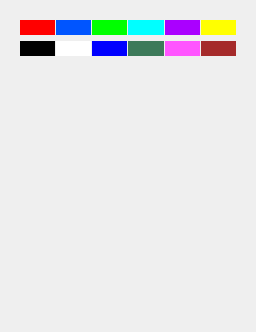
          <widget class="QWidget" name="page_color">
           <property name="geometry">
            <rect>
             <x>0</x>
             <y>0</y>
             <width>256</width>
             <height>332</height>
            </rect>
           </property>
           <property name="sizePolicy">
            <sizepolicy hsizetype="MinimumExpanding" vsizetype="MinimumExpanding">
             <horstretch>0</horstretch>
             <verstretch>1</verstretch>
            </sizepolicy>
           </property>
           <attribute name="label">
            <string>Color Picker</string>
           </attribute>
           <layout class="QVBoxLayout" name="verticalLayout_11">
            <item>
             <widget class="QWidget" name="colorGrp" native="true">
              <property name="sizePolicy">
               <sizepolicy hsizetype="Preferred" vsizetype="Maximum">
                <horstretch>0</horstretch>
                <verstretch>11</verstretch>
               </sizepolicy>
              </property>
              <property name="minimumSize">
               <size>
                <width>0</width>
                <height>20</height>
               </size>
              </property>
              <layout class="QGridLayout" name="gridLayout_3">
               <property name="bottomMargin">
                <number>9</number>
               </property>
               <property name="horizontalSpacing">
                <number>1</number>
               </property>
               <item row="0" column="4">
                <widget class="QPushButton" name="col_purple">
                 <property name="sizePolicy">
                  <sizepolicy hsizetype="Preferred" vsizetype="Fixed">
                   <horstretch>0</horstretch>
                   <verstretch>10</verstretch>
                  </sizepolicy>
                 </property>
                 <property name="minimumSize">
                  <size>
                   <width>0</width>
                   <height>15</height>
                  </size>
                 </property>
                 <property name="focusPolicy">
                  <enum>Qt::NoFocus</enum>
                 </property>
                 <property name="styleSheet">
                  <string notr="true">background-color: rgb(170, 0, 255);
border: 0px;</string>
                 </property>
                 <property name="text">
                  <string/>
                 </property>
                </widget>
               </item>
               <item row="0" column="5">
                <widget class="QPushButton" name="col_yellow">
                 <property name="sizePolicy">
                  <sizepolicy hsizetype="Preferred" vsizetype="Fixed">
                   <horstretch>0</horstretch>
                   <verstretch>10</verstretch>
                  </sizepolicy>
                 </property>
                 <property name="minimumSize">
                  <size>
                   <width>0</width>
                   <height>15</height>
                  </size>
                 </property>
                 <property name="focusPolicy">
                  <enum>Qt::NoFocus</enum>
                 </property>
                 <property name="styleSheet">
                  <string notr="true">background-color: rgb(255, 255, 0);
border: 0px;</string>
                 </property>
                 <property name="text">
                  <string/>
                 </property>
                </widget>
               </item>
               <item row="0" column="3">
                <widget class="QPushButton" name="col_cyan">
                 <property name="sizePolicy">
                  <sizepolicy hsizetype="Preferred" vsizetype="Fixed">
                   <horstretch>0</horstretch>
                   <verstretch>10</verstretch>
                  </sizepolicy>
                 </property>
                 <property name="minimumSize">
                  <size>
                   <width>0</width>
                   <height>15</height>
                  </size>
                 </property>
                 <property name="styleSheet">
                  <string notr="true">background-color: cyan;
border: 0px;</string>
                 </property>
                 <property name="text">
                  <string/>
                 </property>
                </widget>
               </item>
               <item row="0" column="1">
                <widget class="QPushButton" name="col_blue">
                 <property name="sizePolicy">
                  <sizepolicy hsizetype="Preferred" vsizetype="Fixed">
                   <horstretch>0</horstretch>
                   <verstretch>10</verstretch>
                  </sizepolicy>
                 </property>
                 <property name="minimumSize">
                  <size>
                   <width>0</width>
                   <height>15</height>
                  </size>
                 </property>
                 <property name="styleSheet">
                  <string notr="true">background-color: rgb(0, 85, 255);
border: 0px;</string>
                 </property>
                 <property name="text">
                  <string/>
                 </property>
                </widget>
               </item>
               <item row="0" column="2">
                <widget class="QPushButton" name="col_green">
                 <property name="sizePolicy">
                  <sizepolicy hsizetype="Preferred" vsizetype="Fixed">
                   <horstretch>0</horstretch>
                   <verstretch>10</verstretch>
                  </sizepolicy>
                 </property>
                 <property name="minimumSize">
                  <size>
                   <width>0</width>
                   <height>15</height>
                  </size>
                 </property>
                 <property name="focusPolicy">
                  <enum>Qt::NoFocus</enum>
                 </property>
                 <property name="styleSheet">
                  <string notr="true">background-color: rgb(0, 255, 0);
border: 0px;</string>
                 </property>
                 <property name="text">
                  <string/>
                 </property>
                </widget>
               </item>
               <item row="0" column="0">
                <widget class="QPushButton" name="col_red">
                 <property name="sizePolicy">
                  <sizepolicy hsizetype="Preferred" vsizetype="Fixed">
                   <horstretch>0</horstretch>
                   <verstretch>10</verstretch>
                  </sizepolicy>
                 </property>
                 <property name="minimumSize">
                  <size>
                   <width>0</width>
                   <height>15</height>
                  </size>
                 </property>
                 <property name="focusPolicy">
                  <enum>Qt::NoFocus</enum>
                 </property>
                 <property name="autoFillBackground">
                  <bool>false</bool>
                 </property>
                 <property name="styleSheet">
                  <string notr="true">background-color:red;
border: 0px;</string>
                 </property>
                 <property name="text">
                  <string/>
                 </property>
                 <property name="default">
                  <bool>false</bool>
                 </property>
                 <property name="flat">
                  <bool>false</bool>
                 </property>
                </widget>
               </item>
               <item row="1" column="1">
                <widget class="QPushButton" name="col_white">
                 <property name="sizePolicy">
                  <sizepolicy hsizetype="Preferred" vsizetype="Fixed">
                   <horstretch>0</horstretch>
                   <verstretch>10</verstretch>
                  </sizepolicy>
                 </property>
                 <property name="minimumSize">
                  <size>
                   <width>0</width>
                   <height>15</height>
                  </size>
                 </property>
                 <property name="styleSheet">
                  <string notr="true">background-color: white;
border: 0px;</string>
                 </property>
                 <property name="text">
                  <string/>
                 </property>
                </widget>
               </item>
               <item row="1" column="0">
                <widget class="QPushButton" name="col_black">
                 <property name="sizePolicy">
                  <sizepolicy hsizetype="Preferred" vsizetype="Fixed">
                   <horstretch>0</horstretch>
                   <verstretch>10</verstretch>
                  </sizepolicy>
                 </property>
                 <property name="minimumSize">
                  <size>
                   <width>0</width>
                   <height>15</height>
                  </size>
                 </property>
                 <property name="styleSheet">
                  <string notr="true">background-color: black;
border: 0px;</string>
                 </property>
                 <property name="text">
                  <string/>
                 </property>
                </widget>
               </item>
               <item row="1" column="2">
                <widget class="QPushButton" name="col_blue2">
                 <property name="sizePolicy">
                  <sizepolicy hsizetype="Preferred" vsizetype="Fixed">
                   <horstretch>0</horstretch>
                   <verstretch>10</verstretch>
                  </sizepolicy>
                 </property>
                 <property name="minimumSize">
                  <size>
                   <width>0</width>
                   <height>15</height>
                  </size>
                 </property>
                 <property name="focusPolicy">
                  <enum>Qt::NoFocus</enum>
                 </property>
                 <property name="styleSheet">
                  <string notr="true">background-color: blue;
border: 0px;</string>
                 </property>
                 <property name="text">
                  <string/>
                 </property>
                </widget>
               </item>
               <item row="1" column="3">
                <widget class="QPushButton" name="col_green2">
                 <property name="sizePolicy">
                  <sizepolicy hsizetype="Preferred" vsizetype="Fixed">
                   <horstretch>0</horstretch>
                   <verstretch>10</verstretch>
                  </sizepolicy>
                 </property>
                 <property name="minimumSize">
                  <size>
                   <width>0</width>
                   <height>15</height>
                  </size>
                 </property>
                 <property name="styleSheet">
                  <string notr="true">background-color:rgb(61, 122, 90);
border: 0px;</string>
                 </property>
                 <property name="text">
                  <string/>
                 </property>
                </widget>
               </item>
               <item row="1" column="4">
                <widget class="QPushButton" name="col_pink">
                 <property name="sizePolicy">
                  <sizepolicy hsizetype="Preferred" vsizetype="Fixed">
                   <horstretch>0</horstretch>
                   <verstretch>10</verstretch>
                  </sizepolicy>
                 </property>
                 <property name="minimumSize">
                  <size>
                   <width>0</width>
                   <height>15</height>
                  </size>
                 </property>
                 <property name="focusPolicy">
                  <enum>Qt::NoFocus</enum>
                 </property>
                 <property name="styleSheet">
                  <string notr="true">background-color:rgb(255, 85, 255);
border: 0px;</string>
                 </property>
                 <property name="text">
                  <string/>
                 </property>
                </widget>
               </item>
               <item row="1" column="5">
                <widget class="QPushButton" name="col_brown">
                 <property name="sizePolicy">
                  <sizepolicy hsizetype="Preferred" vsizetype="Fixed">
                   <horstretch>0</horstretch>
                   <verstretch>10</verstretch>
                  </sizepolicy>
                 </property>
                 <property name="minimumSize">
                  <size>
                   <width>0</width>
                   <height>15</height>
                  </size>
                 </property>
                 <property name="styleSheet">
                  <string notr="true">background-color: brown;
border: 0px;</string>
                 </property>
                 <property name="text">
                  <string/>
                 </property>
                </widget>
               </item>
              </layout>
             </widget>
            </item>
            <item>
             <spacer name="verticalSpacer_2">
              <property name="orientation">
               <enum>Qt::Vertical</enum>
              </property>
              <property name="sizeType">
               <enum>QSizePolicy::MinimumExpanding</enum>
              </property>
              <property name="sizeHint" stdset="0">
               <size>
                <width>20</width>
                <height>100</height>
               </size>
              </property>
             </spacer>
            </item>
           </layout>
          </widget>
